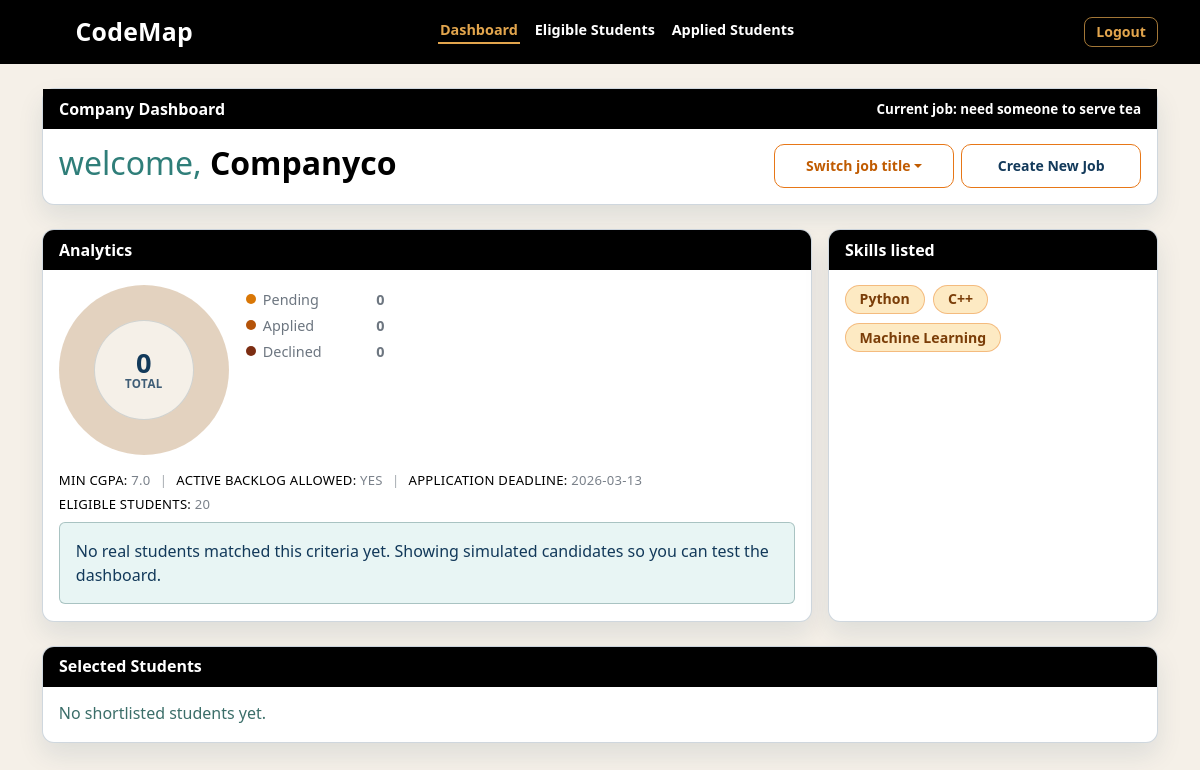
The app's page /company/dashboard (signed in) with its own data.
### tables this page shows
CREATE TABLE company_job_posts (
        id INTEGER PRIMARY KEY AUTOINCREMENT,
        company_id INTEGER NOT NULL,
        title TEXT NOT NULL,
        job_description TEXT NOT NULL,
        required_skills_json TEXT NOT NULL,
        allow_active_backlog INTEGER NOT NULL DEFAULT 1,
        min_cgpa REAL NOT NULL,
        shortlist_count INTEGER NOT NULL,
        application_deadline TEXT NOT NULL,
        status TEXT NOT NULL DEFAULT 'open',
        created_at TEXT NOT NULL,
        updated_at TEXT NOT NULL,
        FOREIGN KEY(company_id) REFERENCES company_accounts(id) ON DELETE CASCADE
    );

CREATE TABLE company_accounts (
        id INTEGER PRIMARY KEY AUTOINCREMENT,
        username TEXT NOT NULL UNIQUE,
        password_hash TEXT NOT NULL,
        created_at TEXT NOT NULL,
        updated_at TEXT NOT NULL
    );

### backend/web_portal/routers/pages.py (the view)
@router.get("/company/dashboard", response_class=HTMLResponse)
def company_dashboard_page(
    request: Request,
    job_id: int | None = None,
    top: int | None = None,
    section: str = "dashboard",
    error: str = "",
) -> HTMLResponse:
    company = _current_company(request)
    if company is None:
        escaped = quote_plus("Please login as a company first.")
        return RedirectResponse(url=f"/company/auth?error={escaped}", status_code=303)
    active_company_section = _normalize_company_section(section, "dashboard")
    try:
        dashboard = company_service.get_company_dashboard(
            int(company["id"]),
            job_id=job_id,
            top_n=top,
        )
    except ValueError as exc:
        escaped = quote_plus(str(exc))
        return RedirectResponse(url=f"/company/job/create/step1?error={escaped}", status_code=303)
    return templates.TemplateResponse(
        "company_dashboard.html",
        {
            "request": request,
            "asset_version": _asset_version(),
            "company": company,
            "company_dashboard": dashboard,
            "active_company_section": active_company_section,
            "error": error,
        },
    )

### backend/web_portal/templates/company_dashboard.html (shortened to what this page needs)
{% extends "base.html" %}
{% block body_class %}dashboard-page company-page{% endblock %}
{% block page_styles %}
<link href="/static/css/company.css?v={{ asset_version }}" rel="stylesheet">
{% endblock %}
{% block content %}
{% set company_section = active_company_section if active_company_section else "dashboard" %}
{% set pending_count = company_dashboard.status_counts.pending | int %}
{% set applied_count = company_dashboard.status_counts.applied | int %}
{% set declined_count = company_dashboard.status_counts.declined | int %}
{% set status_total = pending_count + applied_count + declined_count %}
{% set pending_percent = ((pending_count * 100.0) / status_total) if status_total > 0 else 0 %}
{% set applied_percent = ((applied_count * 100.0) / status_total) if status_total > 0 else 0 %}
{% set pending_stop = pending_percent %}
{% set applied_stop = pending_percent + applied_percent %}
{% if company_section == "dashboard" %}
<section class="page-card mb-4 company-header-card">
    <div class="company-card-ribbon company-main-ribbon">
        <span class="company-main-ribbon-title">
            {% if company_section == "eligible" %}
                Eligible Students
            {% elif company_section == "applied" %}
                Applied Students
            {% else %}
                Company Dashboard
            {% endif %}
        </span>
        <span class="company-main-ribbon-job">Current job: {{ company_dashboard.active_job.title }}</span>
    </div>
    <div class="company-card-body">
        <div class="company-dashboard-header">
            <div class="company-welcome-wrap">
                <p class="company-welcome-text mb-0">
                    <span class="company-welcome-label">welcome, </span>
                    <span class="company-welcome-name">{{ company.username }}</span>
                </p>
            </div>
            <div class="company-dashboard-actions">
                <div class="dropdown company-switch-dropdown">
                    <button
                        class="btn btn-sm company-switch-btn dropdown-toggle"
                        type="button"
                        data-bs-toggle="dropdown"
                        aria-expanded="false"
                    >
                        Switch job title
                    </button>
                </div>
                <a href="/company/job/create/step1" class="btn btn-sm company-create-job-btn">Create New Job</a>
            </div>
        </div>
    </div>
</section>
{% endif %}
{% if company_section == "dashboard" %}
<section class="company-analytics-grid mb-4">
    <article class="page-card h-100">
        <div class="company-card-ribbon">Analytics</div>
        <div class="company-card-body">
            <div class="company-job-insights-grid">
                <div class="company-job-insights-main">
                    <div class="company-status-row" aria-label="Application status summary">
                        <div
                            class="company-status-donut{% if status_total == 0 %} is-empty{% endif %}"
                            style="--pending-stop: {{ '%.2f'|format(pending_stop) }}%; --applied-stop: {{ '%.2f'|format(applied_stop) }}%;"
                            role="img"
                            aria-label="Pending {{ pending_count }}, Applied {{ applied_count }}, Declined {{ declined_count }}"
                        >
                            <div class="company-status-donut-center">
                                <span class="company-status-total">{{ status_total }}</span>
                                <span class="company-status-total-label">Total</span>
                            </div>
                        </div>
                        <ul class="company-status-legend list-unstyled mb-0">
                            <li>
                                <span class="company-status-legend-label"><span class="company-status-dot is-pending"></span>Pending</span>
                                <strong>{{ pending_count }}</strong>
                            </li>
                            <li>
                                <span class="company-status-legend-label"><span class="company-status-dot is-applied"></span>Applied</span>
                                <strong>{{ applied_count }}</strong>
                            </li>
                            <li>
                                <span class="company-status-legend-label"><span class="company-status-dot is-declined"></span>Declined</span>
                                <strong>{{ declined_count }}</strong>
                            </li>
                        </ul>
                    </div>
                    <div class="company-job-details mt-3">
                        <div class="company-job-meta-lines">
                            <p class="company-job-meta-line">
                                <span class="company-job-meta-label">Min CGPA:</span>
                                <strong>{{ "%.1f"|format(company_dashboard.active_job.min_cgpa) }}</strong>
                                <span class="company-job-meta-sep">|</span>
                                <span class="company-job-meta-label">Active backlog allowed:</span>
                                <strong>{% if company_dashboard.active_job.allow_active_backlog == 1 %}Yes{% else %}No{% endif %}</strong>
                                <span class="company-job-meta-sep">|</span>
                                <span class="company-job-meta-label">Application deadline:</span>
                                <strong>{{ company_dashboard.active_job.application_deadline }}</strong>
                            </p>
                            <p class="company-job-meta-line">
                                <span class="company-job-meta-label">Eligible students:</span>
                                <strong>{{ company_dashboard.eligible_count }}</strong>
                            </p>
                        </div>
                    </div>
                </div>
            </div>
            {% if company_dashboard.using_demo_data %}
                <div class="alert alert-info mt-2 mb-0">
                    No real students matched this criteria yet. Showing simulated candidates so you can test the dashboard.
                </div>
            {% endif %}
        </div>
    </article>
    <article class="page-card h-100">
        <div class="company-card-ribbon">Skills listed</div>
        <div class="company-card-body">
            {% if company_dashboard.active_job.required_skill_labels %}
                <div class="company-job-skill-bubbles">
                    {% for skill in company_dashboard.active_job.required_skill_labels %}
                        <span class="company-job-skill-pill">{{ skill }}</span>
                    {% endfor %}
                </div>
            {% else %}
                <p class="text-muted mb-0">No required skills.</p>
            {% endif %}
        </div>
    </article>
</section>
{% endif %}
{% if company_section == "eligible" %}
    <section class="page-card mb-4">
        <div class="company-card-ribbon">Top Eligible Students</div>
        <div class="company-card-body">
            {% if company_dashboard.top_candidates %}
                <div class="table-responsive">
                    <table class="table align-middle">
                        <thead>
                            <tr>
                                <th>Student</th>
                                <th>Skills</th>
                                <th>Test Score</th>
                                <th>Regularity</th>
                                <th>CGPA</th>
                                <th>Status</th>
                                <th>Final Score</th>
                            </tr>
                        </thead>
                        <tbody>
                            {% for candidate in company_dashboard.top_candidates %}
                                <tr>
                                    <td>
                                        <div class="fw-semibold">{{ candidate.student_name }}</div>
                                        <div class="small text-muted">{{ candidate.branch }} | Year {{ candidate.current_year }}</div>
                                    </td>
                                    <td>
                                        {% if candidate.all_skills_display %}
                                            <div class="company-table-skill-bubbles">
                                                {% for skill in candidate.all_skills_display %}
                                                    <span class="company-job-skill-pill company-table-skill-pill">{{ skill }}</span>
                                                {% endfor %}
                                            </div>
                                        {% else %}
                                            <span class="text-muted">-</span>
                                        {% endif %}
                                    </td>
                                    <td>{{ "%.1f"|format(candidate.cumulative_test_score) }}</td>
                                    <td>{{ "%.1f"|format(candidate.regularity_rating) }}</td>
                                    <td>{{ "%.2f"|format(candidate.cgpa) }}</td>
                                    <td class="text-capitalize">{{ candidate.application_status }}</td>
                                    <td>
                                        <strong>{{ "%.1f"|format(candidate.final_score) }}</strong>
                                        <div class="small text-muted">{{ candidate.metrics_source }}</div>
                                    </td>
                                </tr>
                            {% endfor %}
                        </tbody>
                    </table>
                </div>
            {% else %}
                <p class="text-muted mb-0">No students match this criteria yet.</p>
            {% endif %}
        </div>
    </section>
{% elif company_section == "dashboard" %}
    <section class="page-card mb-4">
        <div class="company-card-ribbon">Selected Students</div>
        <div class="company-card-body">
            {% if company_dashboard.selected_students %}
                <ul class="list-group">
                    {% for item in company_dashboard.selected_students %}
                        <li class="list-group-item">
                            <div class="fw-semibold">{{ item.student_name }}</div>
                            {% if item.final_score is not none %}
                                <div class="small text-muted">
                                    Final: {{ "%.1f"|format(item.final_score) }},
                                    Test: {{ "%.1f"|format(item.cumulative_test_score) }},
                                    Rating: {{ "%.1f"|format(item.regularity_rating) }}
                                </div>
                            {% endif %}
                        </li>
                    {% endfor %}
                </ul>
            {% else %}
                <p class="text-muted mb-0">No shortlisted students yet.</p>
            {% endif %}
        </div>
    </section>
{% endif %}
{% endblock %}

### records on screen
company_job_posts: active_job "need someone to serve tea", active_job.min_cgpa "7.0", active_job.application_deadline "2026-03-13"
company_accounts: username "Companyco"

### other values on screen
{{ status_total }} "0"
{{ pending_count }} "0"
{{ applied_count }} "0"
{{ declined_count }} "0"
{{ company_dashboard.eligible_count }} "20"
{{ skill }} "Python" "C++" "Machine Learning"
